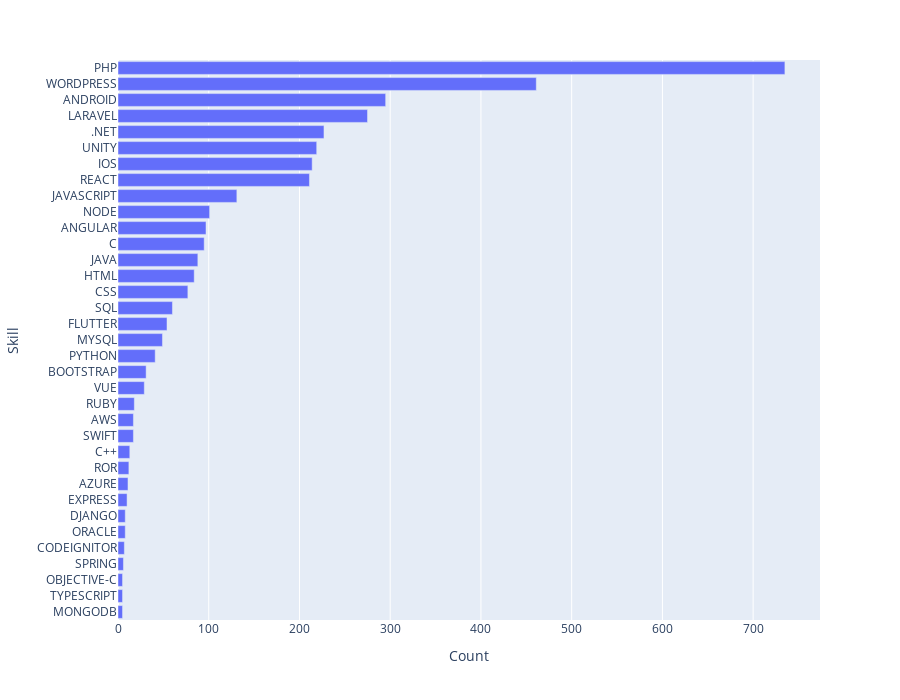

This figure's notebook cell:
### Code cell
skilldfSW.sort_values(by='Count', ascending=True, inplace=True)
fig = px.bar(skilldfSW, x="Count", y="Skill", orientation='h',width=900, height=700)
fig.show()

### Figure 1 — Plotly figure (JSON) as saved in the notebook; plotly's stock layout.template omitted (floating-point values rounded to 4 significant figures)
{"data": [{"alignmentgroup": "True", "hovertemplate": "Count=%{x}<br>Skill=%{y}<extra></extra>", "legendgroup": "", "marker": {"color": "#636efa"}, "name": "", "offsetgroup": "", "orientation": "h", "showlegend": false, "textposition": "auto", "type": "bar", "x": [5, 5, 5, 6, 7, 8, 8, 10, 11, 12, 13, 17, 17, 18, 29, 31, 41, 49, 54, 60, 77, 84, 88, 95, 97, 101, 131, 211, 214, 219, 227, 275, 295, 461, 735], "xaxis": "x", "y": ["MONGODB", "TYPESCRIPT", "OBJECTIVE-C", "SPRING", "CODEIGNITOR", "ORACLE", "DJANGO", "EXPRESS", "AZURE", "ROR", "C++", "SWIFT", "AWS", "RUBY", "VUE", "BOOTSTRAP", "PYTHON", "MYSQL", "FLUTTER", "SQL", "CSS", "HTML", "JAVA", "C", "ANGULAR", "NODE", "JAVASCRIPT", "REACT", "IOS", "UNITY", ".NET", "LARAVEL", "ANDROID", "WORDPRESS", "PHP"], "yaxis": "y"}], "layout": {"barmode": "relative", "height": 700, "legend": {"tracegroupgap": 0}, "margin": {"t": 60}, "width": 900, "xaxis": {"anchor": "y", "domain": [0.0, 1.0], "title": {"text": "Count"}}, "yaxis": {"anchor": "x", "domain": [0.0, 1.0], "title": {"text": "Skill"}}}}
